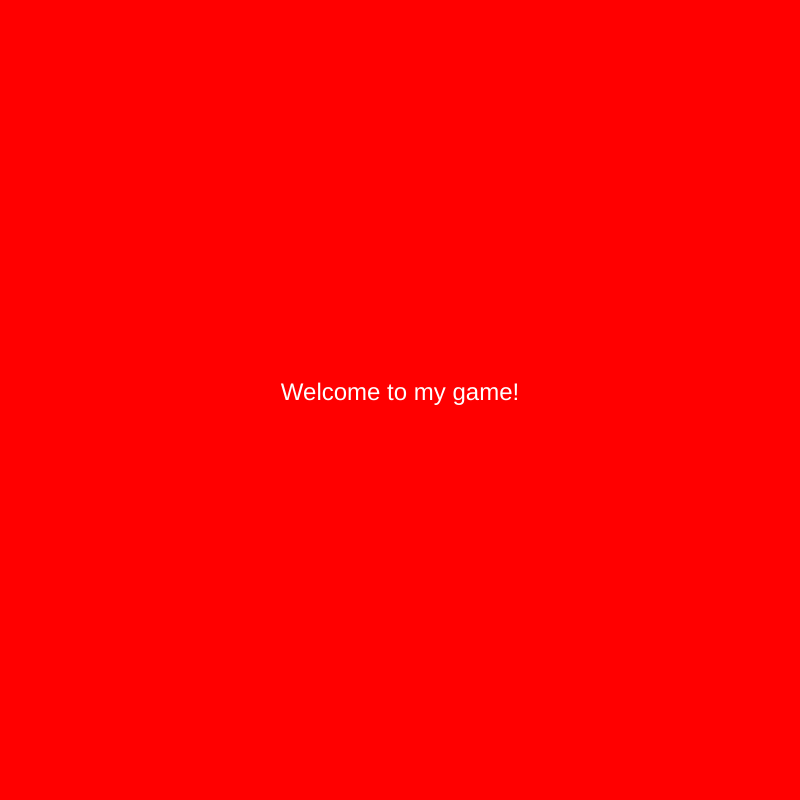
Frame 1 (no input)
Frame 60 (no input): identical to frame 1, image omitted
Frame 120 (the mouse pressed at the canvas centre since frame 60): identical to frame 1, image omitted

The p5.js sketch that drew this single still picture (run headless with seeded random() and noise() and a simulated clock; from frame 60 on, the mouse is pressed at the canvas centre):

// p5.js sketch
// ── sketch.js
var cars = [];
var frogPos;
var myState = 0;
var maxCars = 10;
var maxTimer = 1000+60;
var timer = maxTimer;

function setup() {
  createCanvas(800, 800);
//spawn cars
  for (var i = 0; i < maxCars; i++) {
    cars.push(new Car());
  }

  frogPos = createVector(400, height - 100);

  textAlign(CENTER);

}



function draw() {

  switch(myState) {
    case 0: //menu
      background('red');
      fill('white');
      textSize(24);
      text("Welcome to my game!", width / 2, height / 2);
      break;

    case 1: //game state
      game();

      timer = timer - 1;
      if(timer <= 0){
        timer = maxTimer ;
        myState = 3 ;
      }
      break;

    case 2: //win state
      background('yellow');
      text("YAY! YOU WON!", width / 2, height / 2);
      break;

    case 3: //lose state
      background('purple');
      text("OOPS YOU LOSE", width / 2, height / 2);
      break;
  }
}

function mouseReleased() {
  switch(myState) {
    case 0:
      myState = 1;
      break;

    case 2://they won
    //reset timer
      timer = maxTimer ;
    //respawn cars
    cars = [];
      for (var i = 0; i < maxCars; i++) {
        cars.push(new Car());
      }
      myState = 0;
      break;

    case 3://they lost
    //reset timer
      timer = maxTimer ;
    //respawn cars
    cars = [];
      for (var i = 0; i < maxCars; i++) {
        cars.push(new Car());
      }
      myState = 0;
      break;
  }
}


function game() {
  background('lightblue');
  for (var i = 0; i < cars.length; i++) {
    cars[i].display();
    cars[i].drive();
    if (cars[i].pos.dist(frogPos) < 50) {
      cars.splice(i, 1);

    }
  }
  if(cars.length == 0){
    myState = 2 ;
  }
  // frog
  fill('green');
  ellipse(frogPos.x, frogPos.y, 50, 50);
  checkForKeys();
}

function checkForKeys() {
  if (keyIsDown(LEFT_ARROW)) frogPos.x -= 5;
  if (keyIsDown(RIGHT_ARROW)) frogPos.x += 5;
  if (keyIsDown(DOWN_ARROW)) frogPos.y += 5;
  if (keyIsDown(UP_ARROW)) frogPos.y -= 5;
}




// our Car class!!!!!
function Car() {
  // attributes
  this.pos = createVector(random(width), random(height));
  this.vel = createVector(random(-5, 5), random(-5, 5));
  this.r = random(255);
  this.g = random(255);
  this.b = random(255);

  // methods
  this.display = function() {
    fill(this.r, this.g, this.b);
    rect(this.pos.x, this.pos.y, 30, 30);
  }

  this.drive = function() {
    this.pos.add(this.vel);
    if (this.pos.x > width) this.pos.x = 0;
    if (this.pos.x < 0) this.pos.x = width;
    if (this.pos.y > height) this.pos.y = 0;
    if (this.pos.y < 0) this.pos.y = height;
  }


}
